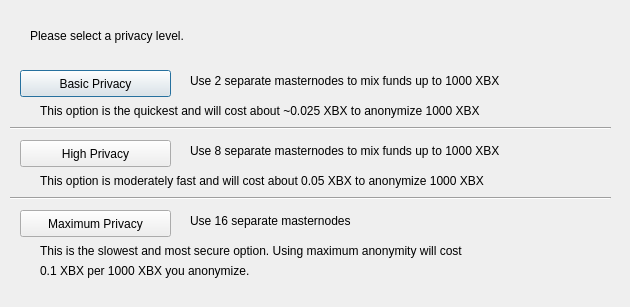
<?xml version="1.0" encoding="UTF-8"?>
<ui version="4.0">
 <class>DarksendConfig</class>
 <widget class="QDialog" name="DarksendConfig">
  <property name="geometry">
   <rect>
    <x>0</x>
    <y>0</y>
    <width>630</width>
    <height>307</height>
   </rect>
  </property>
  <property name="windowTitle">
   <string>Configure PrivateSend</string>
  </property>
  <widget class="QPushButton" name="buttonBasic">
   <property name="geometry">
    <rect>
     <x>20</x>
     <y>70</y>
     <width>151</width>
     <height>27</height>
    </rect>
   </property>
   <property name="text">
    <string>Basic Privacy</string>
   </property>
  </widget>
  <widget class="QPushButton" name="buttonHigh">
   <property name="geometry">
    <rect>
     <x>20</x>
     <y>140</y>
     <width>151</width>
     <height>27</height>
    </rect>
   </property>
   <property name="text">
    <string>High Privacy</string>
   </property>
  </widget>
  <widget class="QPushButton" name="buttonMax">
   <property name="geometry">
    <rect>
     <x>20</x>
     <y>210</y>
     <width>151</width>
     <height>27</height>
    </rect>
   </property>
   <property name="text">
    <string>Maximum Privacy</string>
   </property>
  </widget>
  <widget class="QLabel" name="label">
   <property name="geometry">
    <rect>
     <x>30</x>
     <y>20</y>
     <width>571</width>
     <height>31</height>
    </rect>
   </property>
   <property name="text">
    <string>Please select a privacy level.</string>
   </property>
  </widget>
  <widget class="QLabel" name="label_2">
   <property name="geometry">
    <rect>
     <x>190</x>
     <y>70</y>
     <width>421</width>
     <height>21</height>
    </rect>
   </property>
   <property name="text">
    <string>Use 2 separate masternodes to mix funds up to 1000 XBX</string>
   </property>
  </widget>
  <widget class="QLabel" name="label_3">
   <property name="geometry">
    <rect>
     <x>190</x>
     <y>140</y>
     <width>411</width>
     <height>21</height>
    </rect>
   </property>
   <property name="text">
    <string>Use 8 separate masternodes to mix funds up to 1000 XBX</string>
   </property>
  </widget>
  <widget class="QLabel" name="label_4">
   <property name="geometry">
    <rect>
     <x>190</x>
     <y>210</y>
     <width>421</width>
     <height>21</height>
    </rect>
   </property>
   <property name="text">
    <string>Use 16 separate masternodes</string>
   </property>
  </widget>
  <widget class="QLabel" name="label_6">
   <property name="geometry">
    <rect>
     <x>40</x>
     <y>100</y>
     <width>561</width>
     <height>21</height>
    </rect>
   </property>
   <property name="text">
    <string>This option is the quickest and will cost about ~0.025 XBX to anonymize 1000 XBX</string>
   </property>
  </widget>
  <widget class="QLabel" name="label_7">
   <property name="geometry">
    <rect>
     <x>40</x>
     <y>170</y>
     <width>561</width>
     <height>21</height>
    </rect>
   </property>
   <property name="text">
    <string>This option is moderately fast and will cost about 0.05 XBX to anonymize 1000 XBX</string>
   </property>
  </widget>
  <widget class="QLabel" name="label_8">
   <property name="geometry">
    <rect>
     <x>40</x>
     <y>240</y>
     <width>561</width>
     <height>21</height>
    </rect>
   </property>
   <property name="text">
    <string>This is the slowest and most secure option. Using maximum anonymity will cost</string>
   </property>
  </widget>
  <widget class="QLabel" name="label_9">
   <property name="geometry">
    <rect>
     <x>40</x>
     <y>260</y>
     <width>561</width>
     <height>21</height>
    </rect>
   </property>
   <property name="text">
    <string>0.1 XBX per 1000 XBX you anonymize.</string>
   </property>
  </widget>
  <widget class="Line" name="line">
   <property name="geometry">
    <rect>
     <x>10</x>
     <y>120</y>
     <width>601</width>
     <height>16</height>
    </rect>
   </property>
   <property name="orientation">
    <enum>Qt::Horizontal</enum>
   </property>
  </widget>
  <widget class="Line" name="line_2">
   <property name="geometry">
    <rect>
     <x>10</x>
     <y>190</y>
     <width>601</width>
     <height>16</height>
    </rect>
   </property>
   <property name="orientation">
    <enum>Qt::Horizontal</enum>
   </property>
  </widget>
 </widget>
 <resources/>
 <connections/>
</ui>
